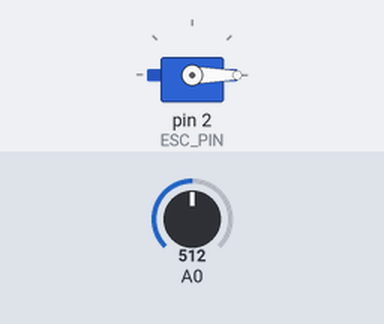
Bench run of a sketch on a simulated Arduino Uno, built with avr-gcc and run on an emulated ATmega328P. On the bench: servo. The inputs (shaded band) are chosen by the test bench; at power-on: A0 = 512.

Above: at 3.2 s.
3.3 s: A0 set to 716
At 3.8 s:
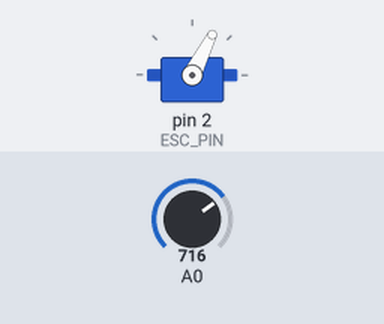
4.8 s: A0 set to 900
At 6.0 s:
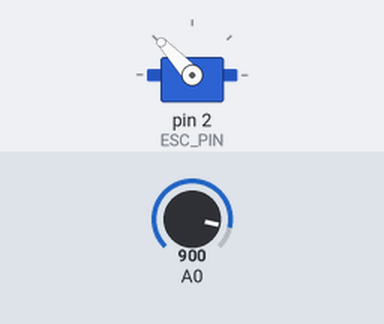
6.3 s: A0 set to 1023
At 7.3 s:
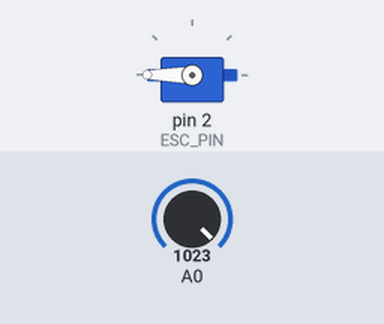
7.8 s: A0 set to 511
At 8.4 s:
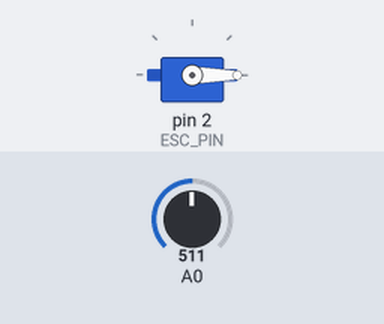
Timing chart, 0 to 10.3 s (numbered marks = the images above; inputs shaded):
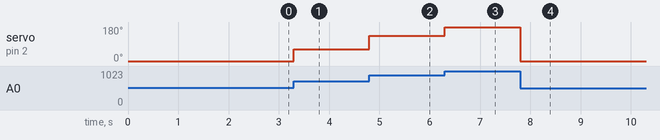

Measured:
- after the input at 3.3 s, servo on pin 2 (ESC_PIN): 0° → 63° at once
- after the input at 4.8 s, servo on pin 2 (ESC_PIN): 63° → 133° at once
- after the input at 6.3 s, servo on pin 2 (ESC_PIN): 133° → 180° at once
- after the input at 7.8 s, servo on pin 2 (ESC_PIN): 180° → 0° at once

The sketch:

motor_test.ino
```cpp
#include<Servo.h>

#define ESC_PIN 2

Servo esc;

void setup()
{
  esc.attach(ESC_PIN,  1000, 2000);
  esc.write(0);
  delay(2000);
}

void loop()
{
  int joystickValue = analogRead(A0);
  joystickValue = constrain(joystickValue, 550, 1023);  //Read upper half of joystick value from center.
  int mmotorSpeed = map(joystickValue, 550, 1023, 0, 180);
  esc.write(mmotorSpeed);
}
```
